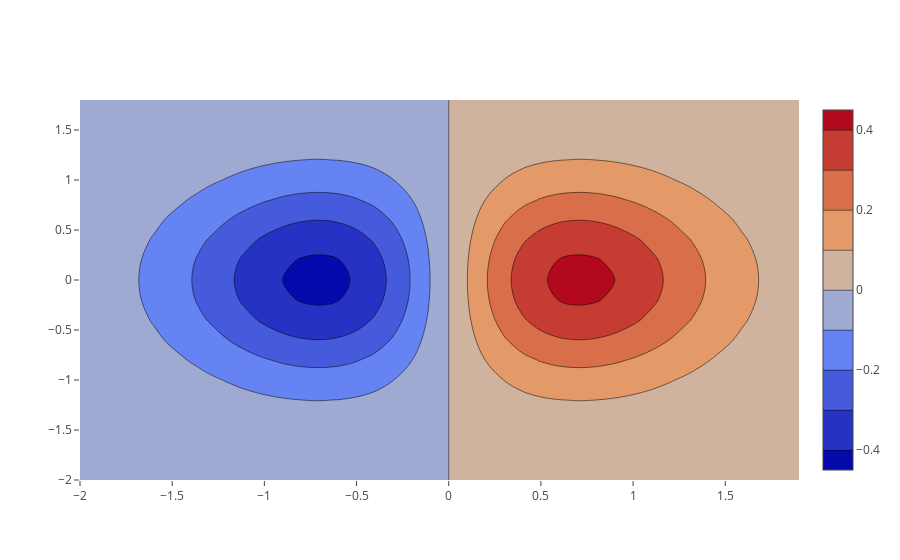

The notebook cell saved with this chart:
### Code cell
from plotly.graph_objs import Contour

py.iplot([Contour(x=x[0], y=y.T[0], z=z)], show_link=False)

### Figure 1 — Plotly figure (JSON) as saved in the notebook; plotly's stock layout.template omitted (floating-point values rounded to 4 significant figures; data arrays with more than 128 entries replaced by an {"elided": "..."} marker saying what was removed)
{"data": [{"type": "contour", "x": [-2, -1.9, -1.8, -1.7, -1.6, -1.5, -1.4, -1.3, -1.2, -1.1, -1.0, -0.9, -0.8, -0.7, -0.6, -0.5, -0.4, -0.3, -0.2, -0.1, 1.776e-15, 0.1, 0.2, 0.3, 0.4, 0.5, 0.6, 0.7, 0.8, 0.9, 1.0, 1.1, 1.2, 1.3, 1.4, 1.5, 1.6, 1.7, 1.8, 1.9], "y": [-2, -1.8, -1.6, -1.4, -1.2, -1.0, -0.8, -0.6, -0.4, -0.2, -4.441e-16, 0.2, 0.4, 0.6, 0.8, 1.0, 1.2, 1.4, 1.6, 1.8], "z": {"elided": "20x40 float values"}}], "layout": {}}
